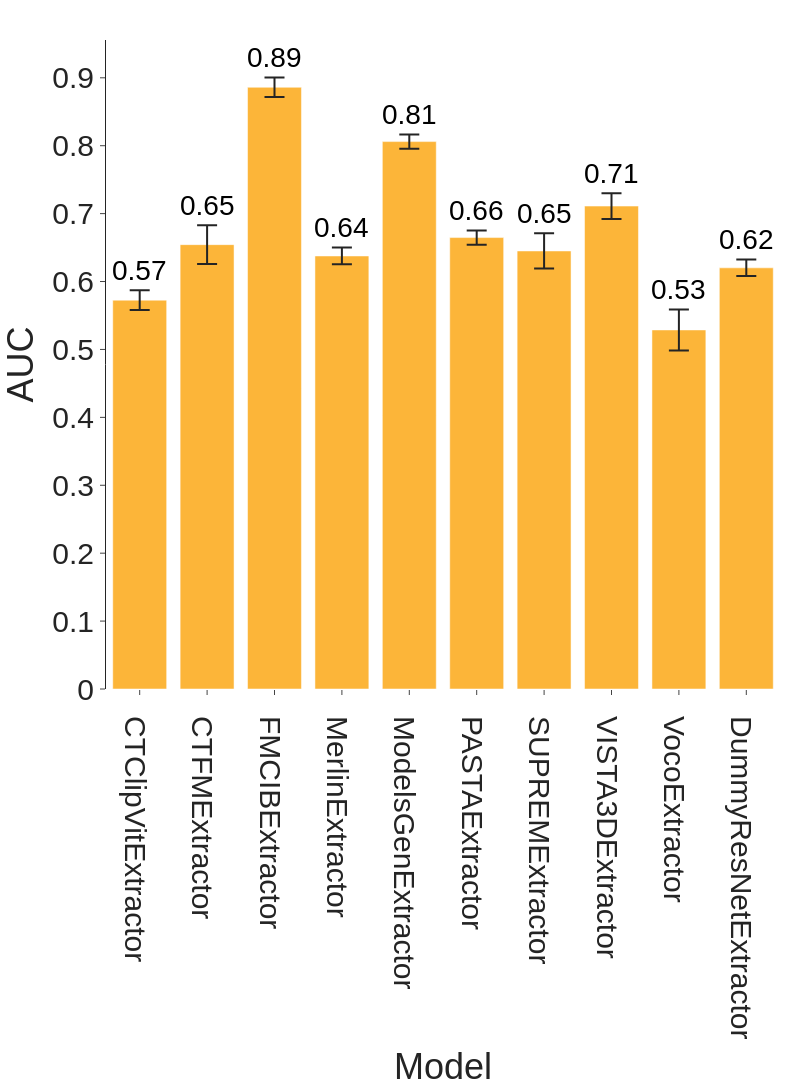

The notebook cell saved with this chart:
### Code cell
# Plot test accuracies
fig = plot_model_comparison(test_accuracies_dict, font_size=30, height=1200, width=800, marker_color="#FCA308")
fig.show() # Show the plot
fig.write_image("luna_auc.png")

### Figure 1 — Plotly figure (JSON) as saved in the notebook; plotly's stock layout.template omitted (floating-point values rounded to 4 significant figures)
{"data": [{"error_y": {"array": [0.01442, 0.02846, 0.01443, 0.0123, 0.01037, 0.01042, 0.02597, 0.0189, 0.03011, 0.0121], "arrayminus": [0.01442, 0.02846, 0.01443, 0.0123, 0.01037, 0.01042, 0.02597, 0.0189, 0.03011, 0.0121], "width": 10}, "hovertemplate": "Model=%{x}<br>AUC=%{y}<extra></extra>", "legendgroup": "", "marker": {"color": "#FCA308", "opacity": 0.8, "pattern": {"shape": ""}}, "name": "", "orientation": "v", "showlegend": false, "textposition": "auto", "type": "bar", "x": ["CTClipVitExtractor", "CTFMExtractor", "FMCIBExtractor", "MerlinExtractor", "ModelsGenExtractor", "PASTAExtractor", "SUPREMExtractor", "VISTA3DExtractor", "VocoExtractor", "DummyResNetExtractor"], "xaxis": "x", "y": [0.5726, 0.6543, 0.886, 0.6376, 0.8061, 0.6647, 0.645, 0.7111, 0.5287, 0.6202], "yaxis": "y"}], "layout": {"annotations": [{"font": {"color": "black", "size": 28}, "showarrow": false, "text": "0.57", "x": "CTClipVitExtractor", "y": 0.587, "yshift": 20}, {"font": {"color": "black", "size": 28}, "showarrow": false, "text": "0.65", "x": "CTFMExtractor", "y": 0.6828, "yshift": 20}, {"font": {"color": "black", "size": 28}, "showarrow": false, "text": "0.89", "x": "FMCIBExtractor", "y": 0.9004, "yshift": 20}, {"font": {"color": "black", "size": 28}, "showarrow": false, "text": "0.64", "x": "MerlinExtractor", "y": 0.6499, "yshift": 20}, {"font": {"color": "black", "size": 28}, "showarrow": false, "text": "0.81", "x": "ModelsGenExtractor", "y": 0.8164, "yshift": 20}, {"font": {"color": "black", "size": 28}, "showarrow": false, "text": "0.66", "x": "PASTAExtractor", "y": 0.6751, "yshift": 20}, {"font": {"color": "black", "size": 28}, "showarrow": false, "text": "0.65", "x": "SUPREMExtractor", "y": 0.671, "yshift": 20}, {"font": {"color": "black", "size": 28}, "showarrow": false, "text": "0.71", "x": "VISTA3DExtractor", "y": 0.73, "yshift": 20}, {"font": {"color": "black", "size": 28}, "showarrow": false, "text": "0.53", "x": "VocoExtractor", "y": 0.5588, "yshift": 20}, {"font": {"color": "black", "size": 28}, "showarrow": false, "text": "0.62", "x": "DummyResNetExtractor", "y": 0.6323, "yshift": 20}], "barmode": "relative", "font": {"family": "Arial", "size": 30}, "height": 1200, "legend": {"tracegroupgap": 0}, "margin": {"b": 20, "l": 20, "r": 20, "t": 40}, "showlegend": false, "title": {"x": 0.5, "xanchor": "center"}, "width": 800, "xaxis": {"anchor": "y", "domain": [0, 1], "showgrid": false, "showline": false, "tickfont": {"size": 30}, "title": {"text": "Model"}}, "yaxis": {"anchor": "x", "domain": [0, 1], "showgrid": false, "tickfont": {"size": 30}, "title": {"text": "AUC"}}}}
